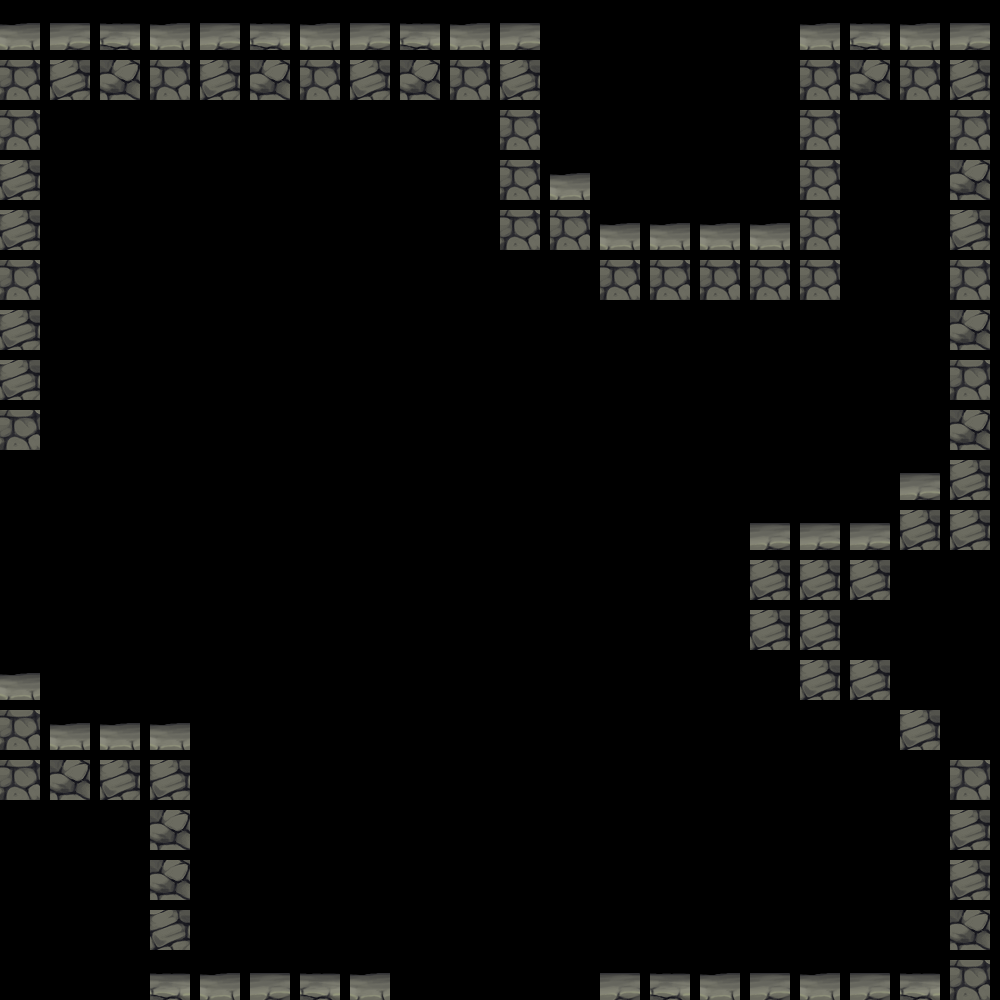

This is a level from a 2D game, rendered from its Tiled map with the project's own tilesets. A one-line summary and the complete map file follow:
An orthogonal 20x20 tile map with 50x50 px tiles, 1 tile layer (BackGound), 2 tilesets.

<map version="2017.05.26" orientation="orthogonal" renderorder="right-down" width="20" height="20" tilewidth="50" tileheight="50" nextobjectid="1">
 <tileset firstgid="1" source="abc.tsx" />
 <tileset firstgid="10" source="abcd.tsx" />
 <layer name="BackGound" width="20" height="20">
  <data encoding="csv">
4,5,6,4,5,6,4,5,6,4,5,0,0,0,0,0,4,6,4,5,
7,8,9,7,8,9,7,8,9,7,8,0,0,0,0,0,7,9,7,8,
7,0,0,0,0,0,0,0,0,0,7,0,0,0,0,0,7,0,0,7,
8,0,0,0,0,0,0,0,0,0,7,4,0,0,0,0,7,0,0,9,
8,0,0,0,0,0,0,0,0,0,7,7,4,4,4,4,7,0,0,8,
7,0,0,0,0,0,0,0,0,0,0,0,7,7,7,7,7,0,0,7,
8,0,0,0,0,0,0,0,0,0,0,0,0,0,0,0,0,0,0,9,
8,0,0,0,0,0,0,0,0,0,0,0,0,0,0,0,0,0,0,7,
7,0,0,0,0,0,0,0,0,0,0,0,0,0,0,0,0,0,0,9,
0,0,0,0,0,0,0,0,0,0,0,0,0,0,0,0,0,0,5,8,
0,0,0,0,0,0,0,0,0,0,0,0,0,0,0,5,5,5,8,8,
0,0,0,0,0,0,0,0,0,0,0,0,0,0,0,8,8,8,0,0,
0,0,0,0,0,0,0,0,0,0,0,0,0,0,0,8,8,0,0,0,
4,0,0,0,0,0,0,0,0,0,0,0,0,0,0,0,8,8,0,0,
7,4,4,4,0,0,0,0,0,0,0,0,0,0,0,0,0,0,8,0,
7,9,8,8,0,0,0,0,0,0,0,0,0,0,0,0,0,0,0,7,
0,0,0,9,0,0,0,0,0,0,0,0,0,0,0,0,0,0,0,8,
0,0,0,9,0,0,0,0,0,0,0,0,0,0,0,0,0,0,0,8,
0,0,0,8,0,0,0,0,0,0,0,0,0,0,0,0,0,0,0,9,
0,0,0,6,4,5,6,4,0,0,0,0,5,6,4,5,4,5,6,7
</data>
 </layer>
</map>
